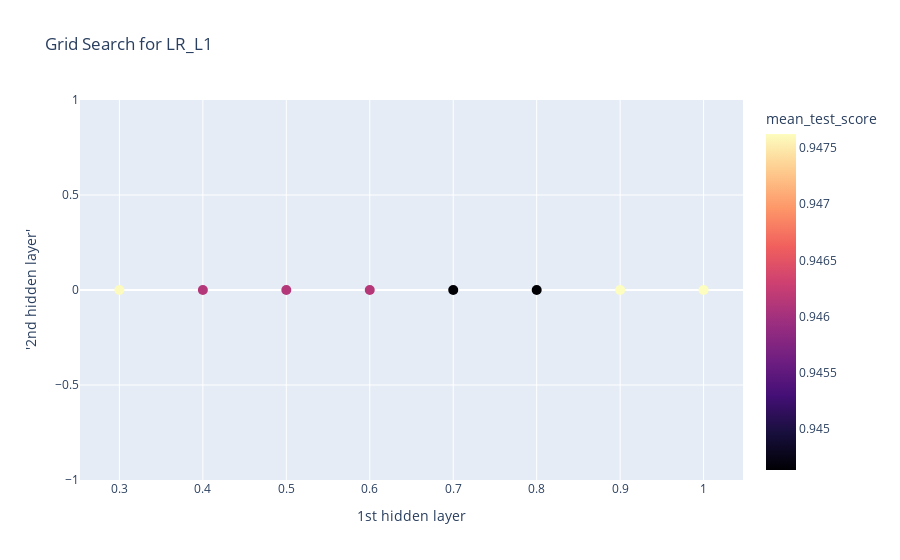

Here is the notebook cell this chart was saved with:
### Markdown cell above
## Logistic Regression

### Code cell
_MODEL_NAME = _MODELS[3]
model_l1 = main(dataset_name=_DATASET_NAME, model_name=_MODEL_NAME, selected_feature_indexes=selected_feature_indexes, balance=_BALANCE)
fig = _plot_grid_search(model_l1.cv_results_, _MODEL_NAME)
fig.show()

### Figure 1 — Plotly figure (JSON) as saved in the notebook; plotly's stock layout.template omitted (floating-point values rounded to 4 significant figures)
{"data": [{"hovertext": [0.9476, 0.9476, 0.9446, 0.9446, 0.9461, 0.9461, 0.9461, 0.9476], "marker": {"color": [0.9476, 0.9476, 0.9446, 0.9446, 0.9461, 0.9461, 0.9461, 0.9476], "colorbar": {"title": {"text": "mean_test_score"}}, "colorscale": [[0, "#000004"], [0.1111, "#180f3d"], [0.2222, "#440f76"], [0.3333, "#721f81"], [0.4444, "#9e2f7f"], [0.5556, "#cd4071"], [0.6667, "#f1605d"], [0.7778, "#fd9668"], [0.8889, "#feca8d"], [1, "#fcfdbf"]], "size": 10}, "mode": "markers", "type": "scatter", "x": [1, 0.9, 0.8, 0.7, 0.6, 0.5, 0.4, 0.3], "y": [0, 0, 0, 0, 0, 0, 0, 0]}], "layout": {"title": {"text": "Grid Search for LR_L1"}, "xaxis": {"title": {"text": "1st hidden layer"}}, "yaxis": {"title": {"text": "'2nd hidden layer'"}}}}
